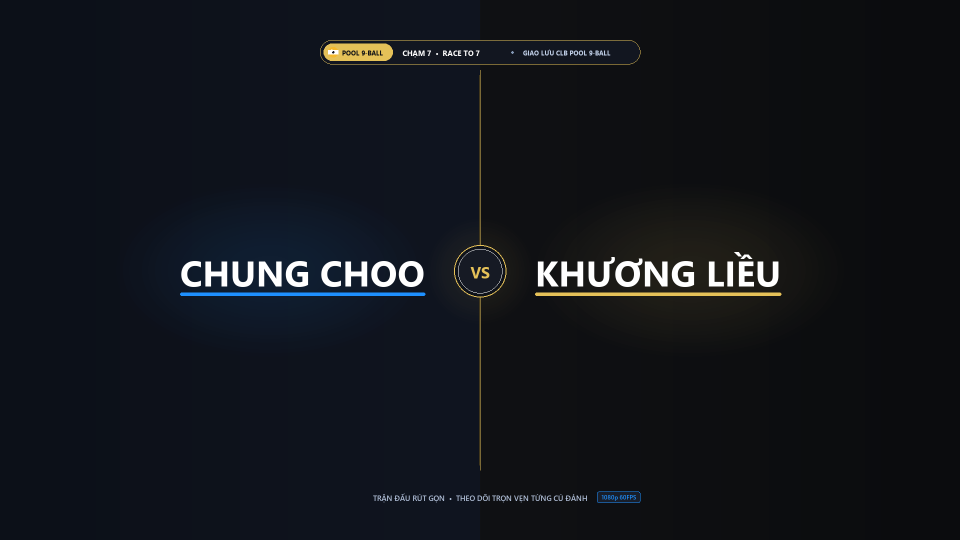
#> input picture templates/swiss_style/template_3_intro_card.png, 1920 x 1080 px, found by its file name (shown at 1/2 size)
$ python visual_validator.py
#> lines starting #> are read from the running program, lines starting #| are printed output that depends on the picture
"""
Visual Validator Tool:
Performs automated 10-point visual audits on sports broadcast and video graphics:
1. Exact Resolution (1920x1080 for 16:9 or 1080x1920 for 9:16)
2. Safe Margin Compliance (5% outer border check)
3. Alpha Transparency Verification (HUD overlay validation)
4. Dual-Half Luminosity & Contrast Balance (P1 vs P2 equal dignity)
5. File size & Integrity check
"""

import os
import sys
import numpy as np
from PIL import Image


class VisualValidator:
    def __init__(self, target_width: int = 1920, target_height: int = 1080):
        self.target_w = target_width
        self.target_h = target_height

    def audit_image(self, image_path: str, is_overlay: bool = False) -> dict:
#> called with is_overlay = False
        if not os.path.exists(image_path):
            return {"status": "FAIL", "error": f"File not found: {image_path}"}

        img = Image.open(image_path)
#> img is the input picture: PIL image 1920x1080 RGB; mean R, G, B 18.3, 21.2, 26.8
        w, h = img.size
#> w = 1920; h = 1080
        mode = img.mode
#> mode = 'RGB'

        results = {
            "file": os.path.basename(image_path),
            "resolution": f"{w}x{h}",
            "mode": mode,
            "checks": {},
            "status": "PASS"
        }

        # Check 1: Resolution
        res_pass = (w == self.target_w and h == self.target_h)
#> res_pass = True
        results["checks"]["Resolution_1080p"] = "PASS" if res_pass else f"FAIL ({w}x{h})"
        if not res_pass:
            results["status"] = "WARN"

        # Check 2: Overlay Alpha Channel
        if is_overlay:
            if mode != "RGBA":
                results["checks"]["Alpha_Channel"] = "FAIL (Not RGBA)"
                results["status"] = "FAIL"
            else:
                alpha = np.array(img.split()[-1])
                transparent_pct = (np.sum(alpha == 0) / float(alpha.size)) * 100.0
                if transparent_pct < 40.0:
                    results["checks"]["HUD_Transparency"] = f"WARN (Only {transparent_pct:.1f}% transparent)"
                    results["status"] = "WARN"
                else:
                    results["checks"]["HUD_Transparency"] = f"PASS ({transparent_pct:.1f}% transparent)"

        # Check 3: Dual-Half Luminosity Balance (Left vs Right)
        if not is_overlay:
            rgb_img = img.convert("RGB")
            arr = np.array(rgb_img)
            left_half = arr[:, :w // 2, :]
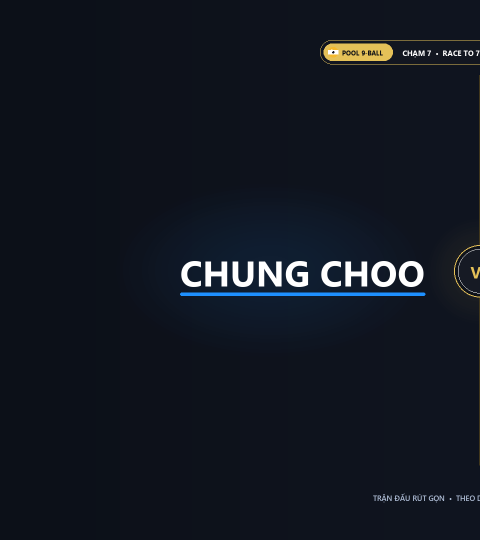
#> left_half: shape (1080, 960, 3) (shown at 1/2 size); mean R, G, B 17.9, 23.1, 32.8
            right_half = arr[:, w // 2:, :]
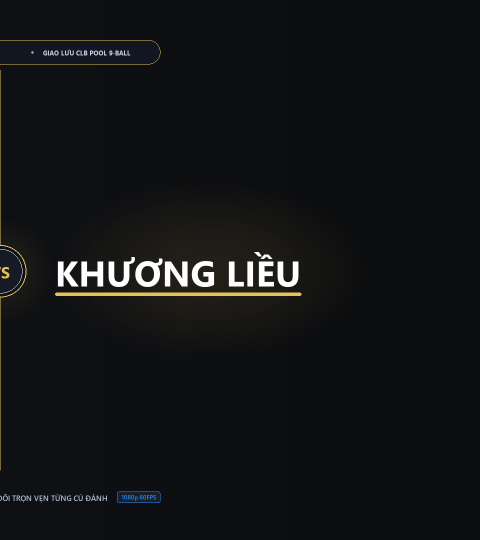
#> right_half: shape (1080, 960, 3) (shown at 1/2 size); mean R, G, B 18.7, 19.4, 20.8

            left_lum = float(np.mean(0.299 * left_half[:, :, 0] + 0.587 * left_half[:, :, 1] + 0.114 * left_half[:, :, 2]))
#> left_lum = 22.67
            right_lum = float(np.mean(0.299 * right_half[:, :, 0] + 0.587 * right_half[:, :, 1] + 0.114 * right_half[:, :, 2]))
#> right_lum = 19.31

            lum_diff = abs(left_lum - right_lum)
#> lum_diff = 3.36
            results["checks"]["Luminosity_Balance"] = f"PASS (Delta: {lum_diff:.2f})" if lum_diff < 15.0 else f"WARN (Delta: {lum_diff:.2f})"

        # Check 4: Safe Margin 5% (Edges should not contain cropped content)
        arr_img = np.array(img.convert("RGB"))
        margin_x = int(w * 0.02)
#> margin_x = 38
        margin_y = int(h * 0.02)
#> margin_y = 21
        top_edge = arr_img[:margin_y, :, :]
        bot_edge = arr_img[h - margin_y:, :, :]
        edge_variance = np.var(top_edge) + np.var(bot_edge)
#> edge_variance = 54.69
        results["checks"]["Safe_Margin"] = "PASS" if edge_variance < 500 else "PASS (Gradient Edge)"

        return results

    def print_audit_report(self, results: dict):
        print(f"\n=======================================================")
        print(f"      VISUAL DESIGN AUDIT: {results['file']}")
        print(f"=======================================================")
        print(f"Resolution:  {results['resolution']} [{results.get('mode', 'RGB')}]")
        print(f"Overall:     {results['status']}")
        print("-------------------------------------------------------")
        for check_name, status in results["checks"].items():
            print(f"  • {check_name:<24}: {status}")
        print("=======================================================")


if __name__ == "__main__":
    validator = VisualValidator()
    test_files = [
        ("templates/swiss_style/template_3_intro_card.png", False),
        ("templates/swiss_style/template_3_scoreboard_preview.png", True),
        ("templates/swiss_style/template_3_outro_card.png", False),
    ]

    for f_path, is_ov in test_files:
        if os.path.exists(f_path):
            res = validator.audit_image(f_path, is_overlay=is_ov)
#> res = 5 items
            validator.print_audit_report(res)
#|       VISUAL DESIGN AUDIT: template_3_intro_card.png
#| Resolution:  1920x1080 [RGB]
#| Overall:     PASS
#> the loop in print_audit_report, `for check_name, status in results["checks"].items():` made 3 passes
#> (check_name, status) on passes 1 to 3: ('Resolution_1080p', 'PASS'), ('Luminosity_Balance', 'PASS (Delta: 3.36)'), ('Safe_Margin', 'PASS')
#|   • Resolution_1080p        : PASS
#|   • Luminosity_Balance      : PASS (Delta: 3.36)
#|   • Safe_Margin             : PASS
#> pass 2 of the loop `for f_path, is_ov in test_files:`:
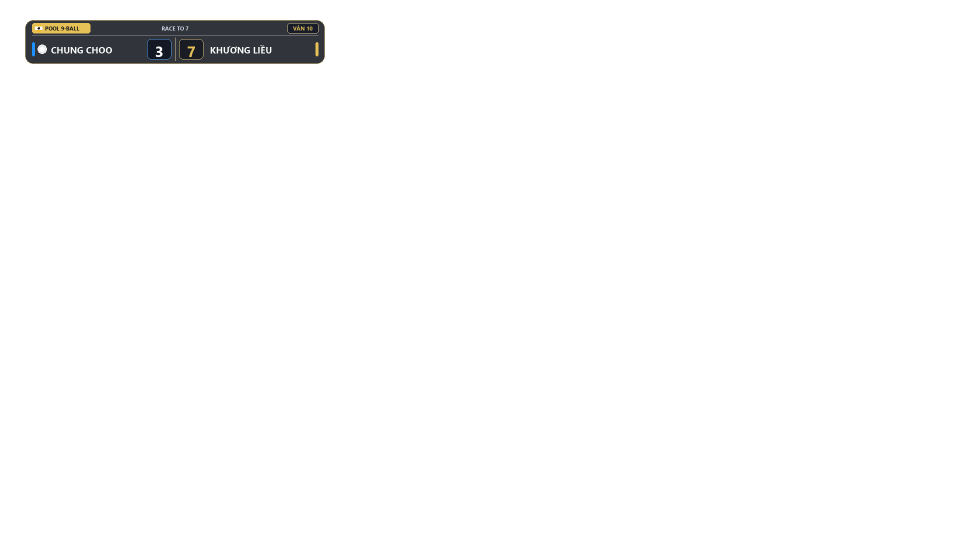
#> input picture templates/swiss_style/template_3_scoreboard_preview.png, 1920 x 1080 px, found by its file name (shown at 1/2 size)
#> in audit_image, img is the input picture: PIL image 1920x1080 RGBA; mean R, G, B, A 1, 1, 1, 5.6
#> in audit_image (call 2), `alpha = np.array(img.split()[-1])`:
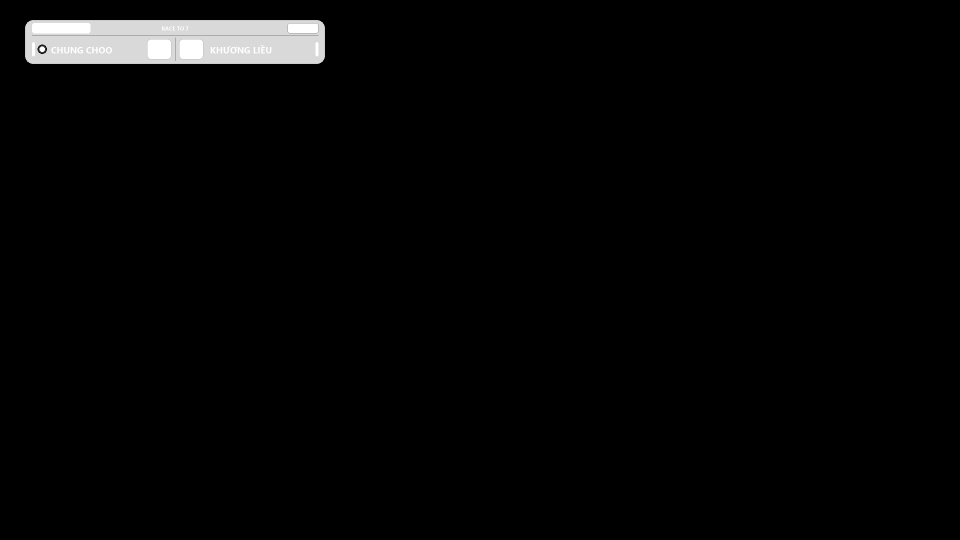
#> alpha: shape (1080, 1920) (shown at 1/2 size); min 0, max 255, mean 5.6
#> transparent_pct = 97.47
#> in audit_image (call 2), `arr_img = np.array(img.convert("RGB"))`:
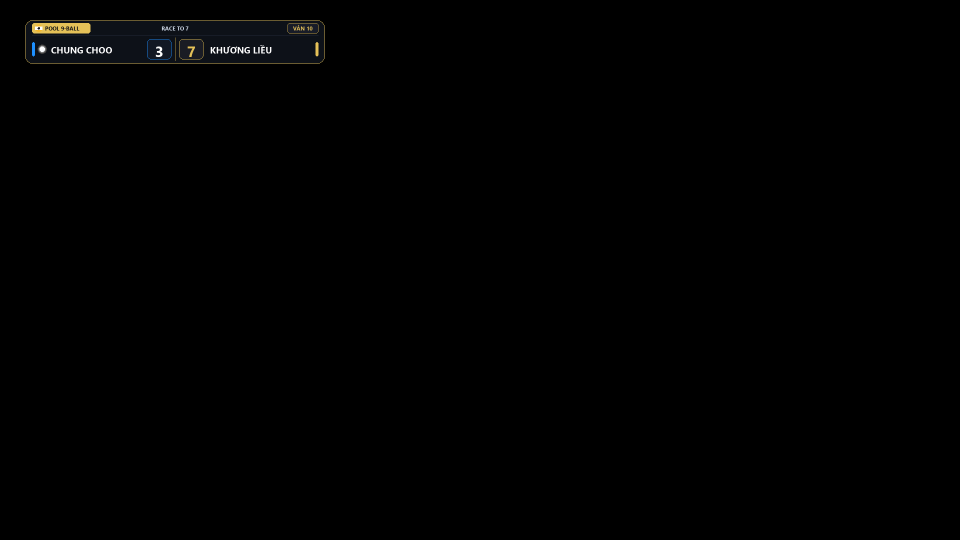
#> arr_img: shape (1080, 1920, 3) (shown at 1/2 size); mean R, G, B 1, 1, 1
#> edge_variance = 0
#|       VISUAL DESIGN AUDIT: template_3_scoreboard_preview.png
#| Resolution:  1920x1080 [RGBA]
#| Overall:     PASS
#> the loop in print_audit_report (call 2), `for check_name, status in results["checks"].items():` made 3 passes
#> (check_name, status) on passes 1 to 3: ('Resolution_1080p', 'PASS'), ('HUD_Transparency', 'PASS (97.5% transparent)'), ('Safe_Margin', 'PASS')
#> (printed output is left out)
#> pass 3 of the loop `for f_path, is_ov in test_files:`:
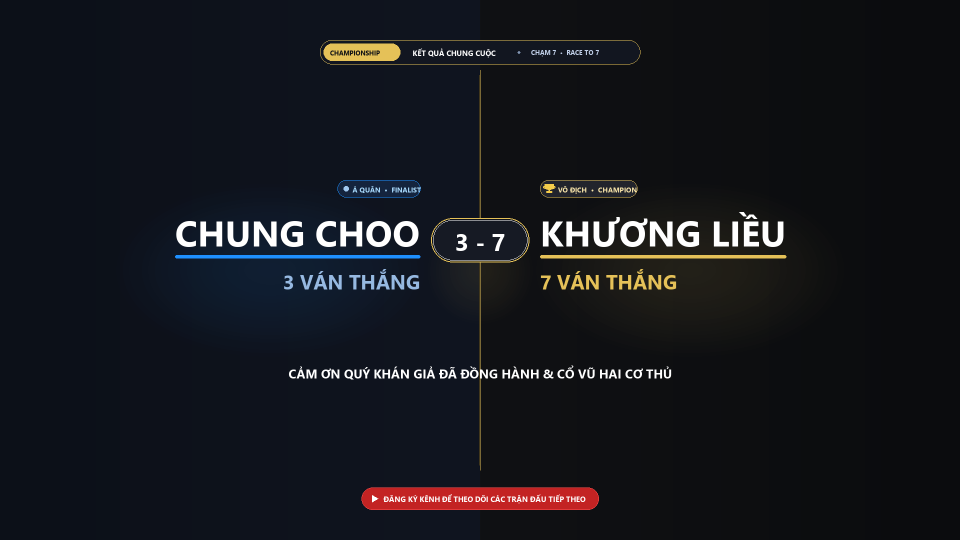
#> input picture templates/swiss_style/template_3_outro_card.png, 1920 x 1080 px, found by its file name (shown at 1/2 size)
#> in audit_image, img is the input picture: PIL image 1920x1080 RGB; mean R, G, B 21.8, 23.2, 28.5
#> in audit_image (call 3), `left_half = arr[:, :w // 2, :]`:
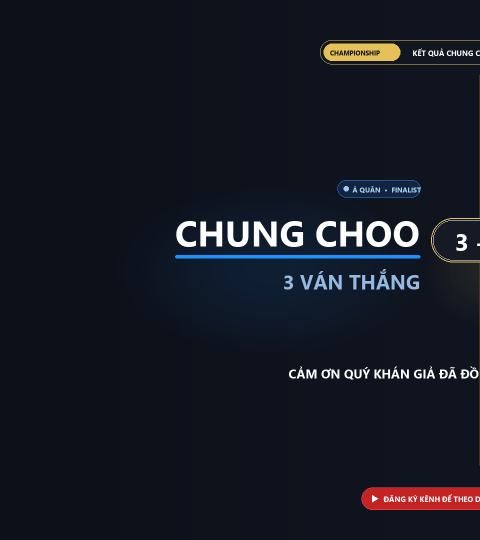
#> left_half: shape (1080, 960, 3) (shown at 1/2 size); mean R, G, B 21.3, 25.1, 34.8
#> in audit_image (call 3), `right_half = arr[:, w // 2:, :]`:
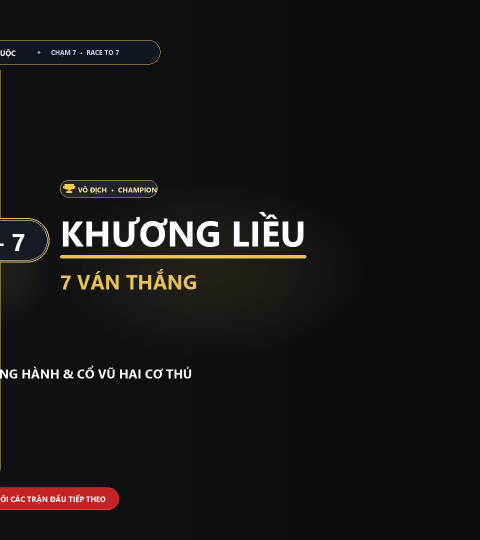
#> right_half: shape (1080, 960, 3) (shown at 1/2 size); mean R, G, B 22.3, 21.3, 22.2
#> left_lum = 25.07
#> right_lum = 21.75
#> lum_diff = 3.32
#> edge_variance = 54.69
#|       VISUAL DESIGN AUDIT: template_3_outro_card.png
#| Resolution:  1920x1080 [RGB]
#| Overall:     PASS
